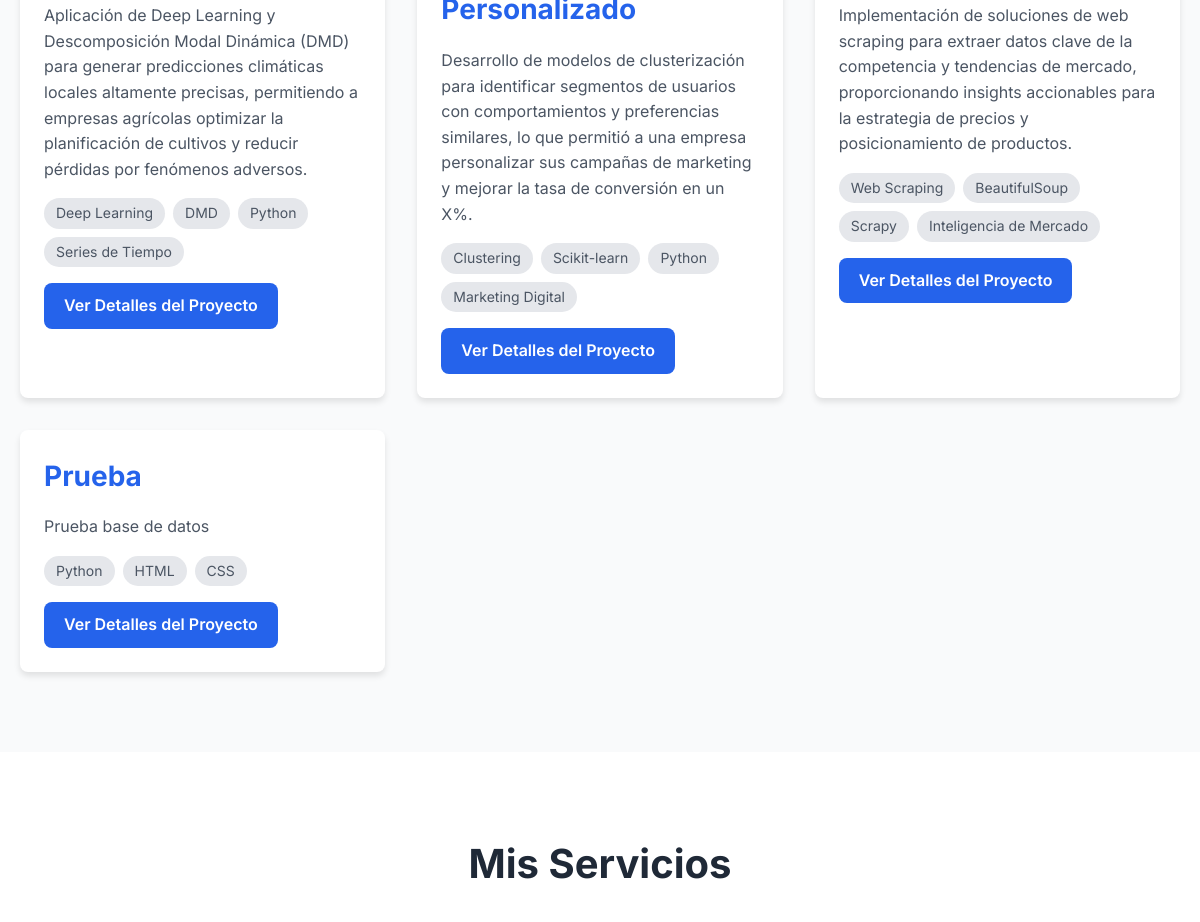
Before: / (middle part) with the older database file.
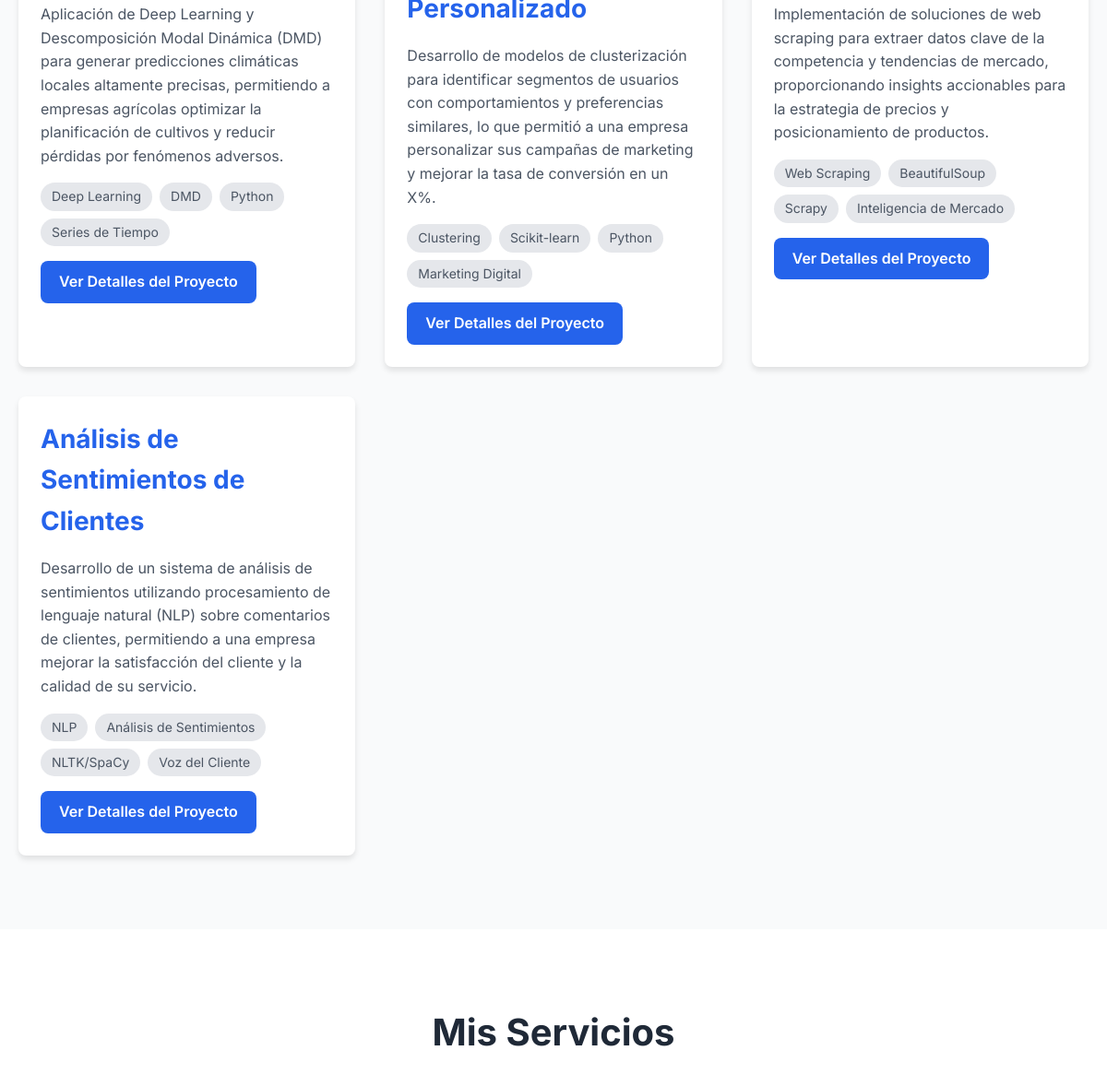
After: the same page with the newer database file.
### app.py (models this page shows, shortened)
class Project(db.Model):
    id = db.Column(db.Integer, primary_key=True)
    title = db.Column(db.String(100), nullable=False)
    description = db.Column(db.Text, nullable=False)
    technologies = db.Column(db.String(200), nullable=False) # Separadas por coma: "Python, Flask, SQL"

### app.py (the view)
@app.route('/')
def index():
    projects = Project.query.all()
    print(f"DEBUG_FLASK: Proyectos recuperados para la plantilla: {len(projects)} proyectos.")
    if projects:
        print(f"DEBUG_FLASK: Primer proyecto: {projects[0].title}")
    return render_template('index.html', projects=projects)

### templates/index.html (shortened to what this page needs)
<!DOCTYPE html>
<html lang="es">
<head>
    <link rel="stylesheet" href="{{ url_for('static', filename='css/style.css') }}">
</head>
<body>
    <section id="projects">
        <div class="container">
            <div class="projects-grid">
                {% for project in projects %}
                <div class="project-card">
                    <h3>{{ project.title }}</h3>
                    <p>{{ project.description }}</p>
                    <ul class="project-tags">
                        {% for tech in project.technologies.split(', ') %}
                        <li>{{ tech }}</li>
                        {% endfor %}
                    </ul>
                    <a href="{{ url_for('project_detail', project_id=project.id) }}" class="btn btn-secondary">Ver Detalles del Proyecto</a>
                </div>
                {% endfor %}
            </div>
        </div>
    </section>
    <section id="services">
        <div class="container">
            <h2>Mis Servicios</h2>
        </div>
    </section>
</body>
</html>

### static/css/style.css (style rules this page uses)
:root { --primary-color: #2563eb; --secondary-color: #1d4ed8; --text-color: #374151; --light-gray: #f9fafb; --medium-gray: #e5e7eb; --dark-gray: #1f2937; --white: #ffffff; --shadow: 0 4px 6px rgba(0, 0, 0, 0.1); }
* { margin: 0; padding: 0; box-sizing: border-box; }
body { font-family: 'Inter', sans-serif; line-height: 1.6; color: var(--text-color); background-color: var(--light-gray); -webkit-font-smoothing: antialiased; }
.container { max-width: 1200px; margin: 0 auto; padding: 0 20px; }
h1, h2, h3 { font-weight: 700; color: var(--dark-gray); margin-bottom: 1rem; }
h2 { font-size: 2.5rem; text-align: center; margin-bottom: 3rem; }
h3 { font-size: 1.75rem; }
p { margin-bottom: 1rem; }
a { text-decoration: none; color: var(--primary-color); transition: color 0.3s ease; }
ul { list-style: none; }
.btn { display: inline-block; padding: 12px 28px; border-radius: 9999px; font-weight: 600; text-align: center; transition: all 0.3s ease; border: none; cursor: pointer; }
.btn-secondary { background-color: var(--primary-color); color: var(--white); padding: 10px 20px; border-radius: 8px; }
#projects { padding: 80px 0; background-color: var(--light-gray); }
.projects-grid { display: grid; grid-template-columns: repeat(auto-fit, minmax(300px, 1fr)); gap: 2rem; }
.project-card { background-color: var(--white); border-radius: 8px; box-shadow: var(--shadow); padding: 24px; transition: transform 0.3s ease, box-shadow 0.3s ease; }
.project-card h3 { color: var(--primary-color); margin-bottom: 1rem; }
.project-card p { color: #4b5563; margin-bottom: 1rem; }
.project-tags { display: flex; flex-wrap: wrap; gap: 8px; margin-bottom: 1rem; }
.project-tags li { background-color: var(--medium-gray); color: #4b5563; padding: 4px 12px; border-radius: 9999px; font-size: 0.875rem; }
#services { padding: 80px 0; background-color: var(--white); }

Changed rows visible on the page:
removed Project: title "Prueba", description "Prueba base de datos", tech "Python" "HTML" "CSS"
added Project: title "Análisis de Sentimientos de Clientes", description "Desarrollo de un sistema de análisis de sentimientos utilizando procesamiento de lenguaje natural (NLP) sobre comentarios de clientes, permitiendo a una empresa mejorar la satisfacción del cliente y la calidad de su servicio.", tech "NLP" "Análisis de Sentimientos" "NLTK/SpaCy" "Voz del Cliente"
